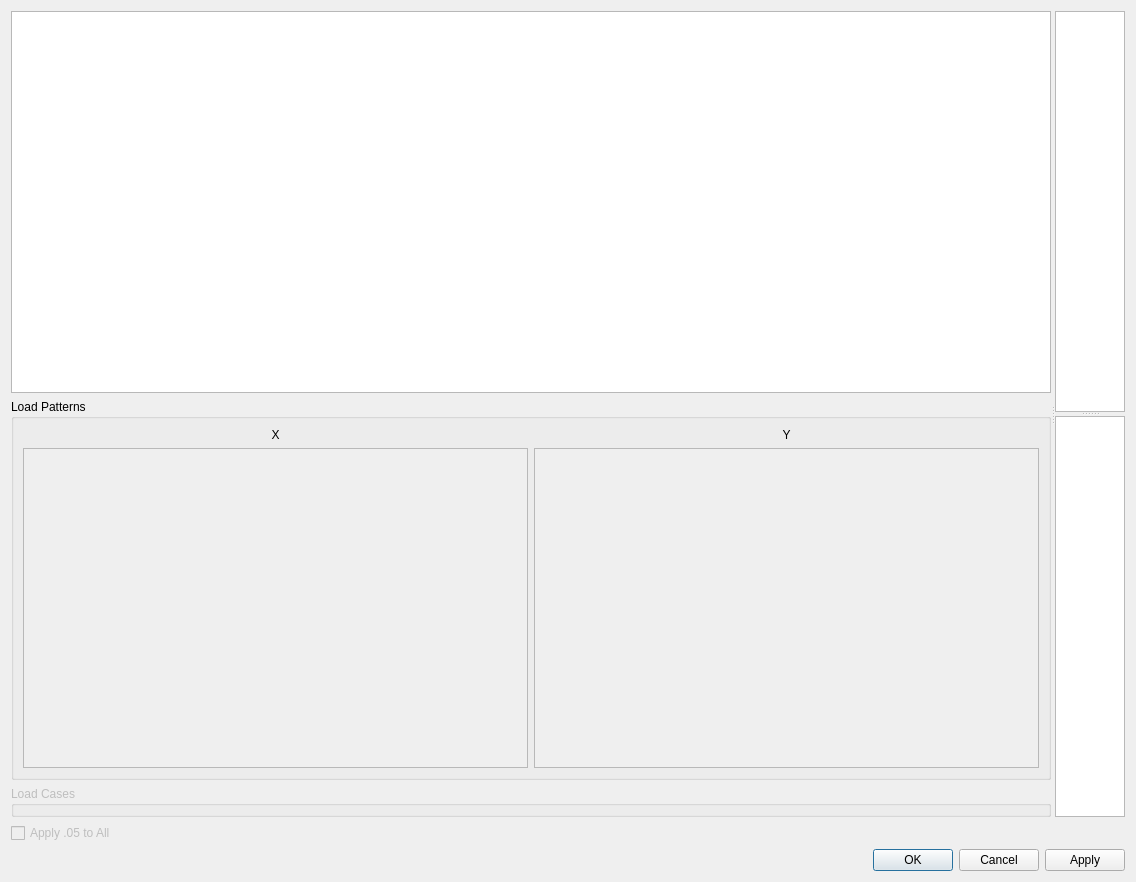
<?xml version="1.0" encoding="UTF-8"?>
<ui version="4.0">
 <class>Dialog</class>
 <widget class="QDialog" name="Dialog">
  <property name="geometry">
   <rect>
    <x>0</x>
    <y>0</y>
    <width>1136</width>
    <height>882</height>
   </rect>
  </property>
  <property name="windowTitle">
   <string>Aj Correction</string>
  </property>
  <layout class="QVBoxLayout" name="verticalLayout_2">
   <item>
    <widget class="QSplitter" name="splitter_2">
     <property name="orientation">
      <enum>Qt::Horizontal</enum>
     </property>
     <widget class="QWidget" name="layoutWidget">
      <layout class="QVBoxLayout" name="verticalLayout">
       <item>
        <widget class="QTableView" name="story_xy_length">
         <property name="sizeAdjustPolicy">
          <enum>QAbstractScrollArea::AdjustToContents</enum>
         </property>
         <property name="alternatingRowColors">
          <bool>true</bool>
         </property>
        </widget>
       </item>
       <item>
        <widget class="QGroupBox" name="groupBox">
         <property name="title">
          <string>Load Patterns</string>
         </property>
         <property name="flat">
          <bool>false</bool>
         </property>
         <layout class="QGridLayout" name="gridLayout">
          <item row="0" column="1">
           <widget class="QLabel" name="label">
            <property name="text">
             <string>X</string>
            </property>
            <property name="alignment">
             <set>Qt::AlignCenter</set>
            </property>
           </widget>
          </item>
          <item row="1" column="1">
           <widget class="QListWidget" name="x_load_pattern_list">
            <property name="enabled">
             <bool>false</bool>
            </property>
            <property name="sortingEnabled">
             <bool>true</bool>
            </property>
           </widget>
          </item>
          <item row="0" column="2">
           <widget class="QLabel" name="label_2">
            <property name="text">
             <string>Y</string>
            </property>
            <property name="alignment">
             <set>Qt::AlignCenter</set>
            </property>
           </widget>
          </item>
          <item row="1" column="2">
           <widget class="QListWidget" name="y_load_pattern_list">
            <property name="enabled">
             <bool>false</bool>
            </property>
            <property name="sortingEnabled">
             <bool>true</bool>
            </property>
           </widget>
          </item>
         </layout>
        </widget>
       </item>
       <item>
        <widget class="QGroupBox" name="groupBox_2">
         <property name="enabled">
          <bool>false</bool>
         </property>
         <property name="title">
          <string>Load Cases</string>
         </property>
         <property name="flat">
          <bool>false</bool>
         </property>
         <widget class="QLabel" name="label_3">
          <property name="geometry">
           <rect>
            <x>8</x>
            <y>34</y>
            <width>16</width>
            <height>18</height>
           </rect>
          </property>
          <property name="text">
           <string>X</string>
          </property>
          <property name="alignment">
           <set>Qt::AlignCenter</set>
          </property>
         </widget>
         <widget class="QLabel" name="label_4">
          <property name="geometry">
           <rect>
            <x>270</x>
            <y>34</y>
            <width>16</width>
            <height>18</height>
           </rect>
          </property>
          <property name="text">
           <string>Y</string>
          </property>
          <property name="alignment">
           <set>Qt::AlignCenter</set>
          </property>
         </widget>
         <widget class="QListWidget" name="y_loadcase_list">
          <property name="geometry">
           <rect>
            <x>270</x>
            <y>58</y>
            <width>256</width>
            <height>192</height>
           </rect>
          </property>
          <property name="sortingEnabled">
           <bool>true</bool>
          </property>
         </widget>
         <widget class="QListWidget" name="x_loadcase_list">
          <property name="geometry">
           <rect>
            <x>8</x>
            <y>58</y>
            <width>256</width>
            <height>192</height>
           </rect>
          </property>
          <property name="sortingEnabled">
           <bool>true</bool>
          </property>
         </widget>
        </widget>
       </item>
      </layout>
     </widget>
     <widget class="QSplitter" name="splitter">
      <property name="orientation">
       <enum>Qt::Vertical</enum>
      </property>
      <widget class="QTableView" name="aj_table_view">
       <property name="sizeAdjustPolicy">
        <enum>QAbstractScrollArea::AdjustToContents</enum>
       </property>
      </widget>
      <widget class="QTableView" name="aj_apply_table_view">
       <property name="sizeAdjustPolicy">
        <enum>QAbstractScrollArea::AdjustToContents</enum>
       </property>
      </widget>
     </widget>
    </widget>
   </item>
   <item>
    <widget class="QCheckBox" name="checkBox">
     <property name="enabled">
      <bool>false</bool>
     </property>
     <property name="text">
      <string>Apply .05 to All</string>
     </property>
    </widget>
   </item>
   <item>
    <widget class="QDialogButtonBox" name="buttonBox">
     <property name="orientation">
      <enum>Qt::Horizontal</enum>
     </property>
     <property name="standardButtons">
      <set>QDialogButtonBox::Apply|QDialogButtonBox::Cancel|QDialogButtonBox::Ok</set>
     </property>
    </widget>
   </item>
  </layout>
 </widget>
 <resources/>
 <connections>
  <connection>
   <sender>buttonBox</sender>
   <signal>accepted()</signal>
   <receiver>Dialog</receiver>
   <slot>accept()</slot>
   <hints>
    <hint type="sourcelabel">
     <x>248</x>
     <y>254</y>
    </hint>
    <hint type="destinationlabel">
     <x>157</x>
     <y>274</y>
    </hint>
   </hints>
  </connection>
  <connection>
   <sender>buttonBox</sender>
   <signal>rejected()</signal>
   <receiver>Dialog</receiver>
   <slot>reject()</slot>
   <hints>
    <hint type="sourcelabel">
     <x>316</x>
     <y>260</y>
    </hint>
    <hint type="destinationlabel">
     <x>286</x>
     <y>274</y>
    </hint>
   </hints>
  </connection>
 </connections>
</ui>
